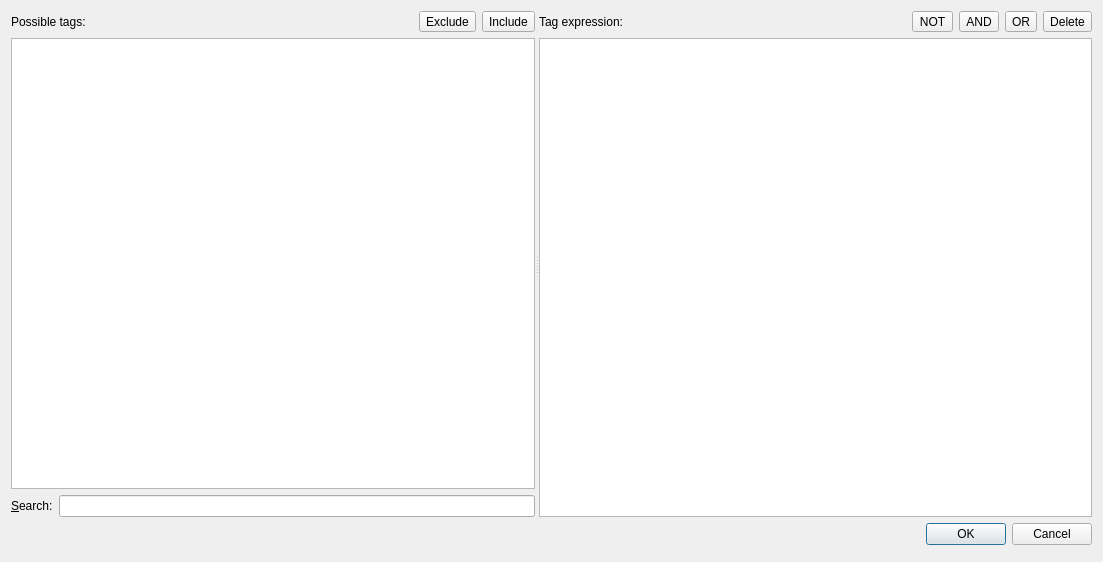
<?xml version="1.0" encoding="UTF-8"?>
<ui version="4.0">
 <class>TagDialog</class>
 <widget class="QDialog" name="TagDialog">
  <property name="geometry">
   <rect>
    <x>0</x>
    <y>0</y>
    <width>1103</width>
    <height>562</height>
   </rect>
  </property>
  <property name="windowTitle">
   <string>Tag filter</string>
  </property>
  <layout class="QVBoxLayout" name="verticalLayout">
   <item>
    <widget class="QSplitter" name="splitter">
     <property name="orientation">
      <enum>Qt::Horizontal</enum>
     </property>
     <widget class="QWidget" name="layoutWidget">
      <layout class="QGridLayout" name="gridLayout_2">
       <item row="0" column="0">
        <widget class="QLabel" name="label_4">
         <property name="text">
          <string>Possible tags:</string>
         </property>
        </widget>
       </item>
       <item row="0" column="1">
        <widget class="QToolButton" name="excludeButton">
         <property name="text">
          <string>Exclude</string>
         </property>
         <property name="icon">
          <iconset theme="list-remove">
           <normaloff>.</normaloff>.</iconset>
         </property>
         <property name="toolButtonStyle">
          <enum>Qt::ToolButtonFollowStyle</enum>
         </property>
        </widget>
       </item>
       <item row="0" column="2">
        <widget class="QToolButton" name="includeButton">
         <property name="text">
          <string>Include</string>
         </property>
         <property name="icon">
          <iconset theme="list-add">
           <normaloff>.</normaloff>.</iconset>
         </property>
         <property name="toolButtonStyle">
          <enum>Qt::ToolButtonFollowStyle</enum>
         </property>
        </widget>
       </item>
       <item row="1" column="0" colspan="3">
        <widget class="QListWidget" name="possibleTagsWidget">
         <property name="dragEnabled">
          <bool>true</bool>
         </property>
         <property name="dragDropMode">
          <enum>QAbstractItemView::DragOnly</enum>
         </property>
         <property name="selectionMode">
          <enum>QAbstractItemView::ExtendedSelection</enum>
         </property>
        </widget>
       </item>
       <item row="2" column="0" colspan="3">
        <layout class="QFormLayout" name="formLayout">
         <item row="0" column="0">
          <widget class="QLabel" name="label_3">
           <property name="text">
            <string>&amp;Search:</string>
           </property>
           <property name="buddy">
            <cstring>searchLineEdit</cstring>
           </property>
          </widget>
         </item>
         <item row="0" column="1">
          <widget class="QLineEdit" name="searchLineEdit">
           <property name="clearButtonEnabled">
            <bool>true</bool>
           </property>
          </widget>
         </item>
        </layout>
       </item>
      </layout>
     </widget>
     <widget class="QWidget" name="layoutWidget">
      <layout class="QGridLayout" name="gridLayout">
       <item row="0" column="0">
        <widget class="QLabel" name="label">
         <property name="text">
          <string>Tag expression:</string>
         </property>
        </widget>
       </item>
       <item row="0" column="4">
        <widget class="QToolButton" name="removeButton">
         <property name="text">
          <string>Delete</string>
         </property>
         <property name="icon">
          <iconset theme="edit-delete">
           <normaloff>.</normaloff>.</iconset>
         </property>
         <property name="toolButtonStyle">
          <enum>Qt::ToolButtonFollowStyle</enum>
         </property>
        </widget>
       </item>
       <item row="0" column="2">
        <widget class="QToolButton" name="andButton">
         <property name="text">
          <string>AND</string>
         </property>
        </widget>
       </item>
       <item row="1" column="0" colspan="5">
        <widget class="QTreeView" name="expressionTree">
         <property name="acceptDrops">
          <bool>true</bool>
         </property>
         <property name="editTriggers">
          <set>QAbstractItemView::NoEditTriggers</set>
         </property>
         <property name="dragEnabled">
          <bool>true</bool>
         </property>
         <property name="dragDropMode">
          <enum>QAbstractItemView::DragDrop</enum>
         </property>
         <property name="defaultDropAction">
          <enum>Qt::CopyAction</enum>
         </property>
         <property name="selectionMode">
          <enum>QAbstractItemView::ExtendedSelection</enum>
         </property>
         <property name="rootIsDecorated">
          <bool>false</bool>
         </property>
        </widget>
       </item>
       <item row="0" column="3">
        <widget class="QToolButton" name="orButton">
         <property name="text">
          <string>OR</string>
         </property>
        </widget>
       </item>
       <item row="0" column="1">
        <widget class="QToolButton" name="negateButton">
         <property name="text">
          <string>NOT</string>
         </property>
        </widget>
       </item>
      </layout>
     </widget>
    </widget>
   </item>
   <item>
    <widget class="QDialogButtonBox" name="buttonBox">
     <property name="orientation">
      <enum>Qt::Horizontal</enum>
     </property>
     <property name="standardButtons">
      <set>QDialogButtonBox::Cancel|QDialogButtonBox::Ok</set>
     </property>
    </widget>
   </item>
   <item>
    <widget class="TimeStatusBar" name="statusBar" native="true">
     <property name="sizePolicy">
      <sizepolicy hsizetype="Preferred" vsizetype="Maximum">
       <horstretch>0</horstretch>
       <verstretch>0</verstretch>
      </sizepolicy>
     </property>
    </widget>
   </item>
  </layout>
 </widget>
 <customwidgets>
  <customwidget>
   <class>TimeStatusBar</class>
   <extends>QWidget</extends>
   <header>pyqt_utils.widgets.time_status_bar</header>
   <container>1</container>
  </customwidget>
 </customwidgets>
 <tabstops>
  <tabstop>expressionTree</tabstop>
  <tabstop>possibleTagsWidget</tabstop>
  <tabstop>andButton</tabstop>
  <tabstop>orButton</tabstop>
  <tabstop>includeButton</tabstop>
  <tabstop>excludeButton</tabstop>
 </tabstops>
 <resources/>
 <connections>
  <connection>
   <sender>buttonBox</sender>
   <signal>accepted()</signal>
   <receiver>TagDialog</receiver>
   <slot>accept()</slot>
   <hints>
    <hint type="sourcelabel">
     <x>254</x>
     <y>555</y>
    </hint>
    <hint type="destinationlabel">
     <x>157</x>
     <y>274</y>
    </hint>
   </hints>
  </connection>
  <connection>
   <sender>buttonBox</sender>
   <signal>rejected()</signal>
   <receiver>TagDialog</receiver>
   <slot>reject()</slot>
   <hints>
    <hint type="sourcelabel">
     <x>322</x>
     <y>555</y>
    </hint>
    <hint type="destinationlabel">
     <x>286</x>
     <y>274</y>
    </hint>
   </hints>
  </connection>
 </connections>
</ui>
